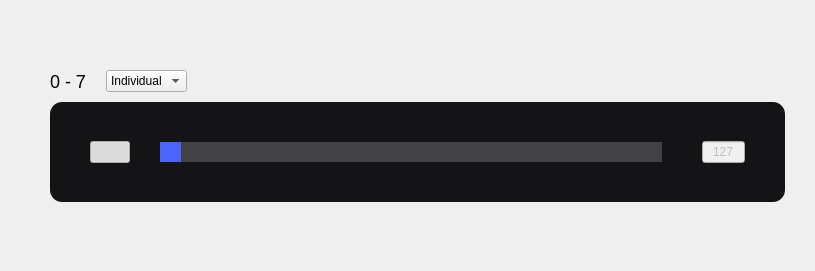
<?xml version="1.0" encoding="UTF-8"?>
<ui version="4.0">
 <class>dioElement</class>
 <widget class="QWidget" name="dioElement">
  <property name="geometry">
   <rect>
    <x>0</x>
    <y>0</y>
    <width>815</width>
    <height>271</height>
   </rect>
  </property>
  <property name="sizePolicy">
   <sizepolicy hsizetype="MinimumExpanding" vsizetype="Minimum">
    <horstretch>0</horstretch>
    <verstretch>0</verstretch>
   </sizepolicy>
  </property>
  <property name="windowTitle">
   <string>Form</string>
  </property>
  <layout class="QVBoxLayout" name="verticalLayout">
   <property name="spacing">
    <number>10</number>
   </property>
   <property name="leftMargin">
    <number>0</number>
   </property>
   <property name="topMargin">
    <number>0</number>
   </property>
   <property name="rightMargin">
    <number>0</number>
   </property>
   <property name="bottomMargin">
    <number>0</number>
   </property>
   <item>
    <spacer name="verticalSpacer_5">
     <property name="orientation">
      <enum>Qt::Vertical</enum>
     </property>
     <property name="sizeType">
      <enum>QSizePolicy::Expanding</enum>
     </property>
     <property name="sizeHint" stdset="0">
      <size>
       <width>20</width>
       <height>55</height>
      </size>
     </property>
    </spacer>
   </item>
   <item>
    <layout class="QHBoxLayout" name="horizontalLayout_5">
     <property name="spacing">
      <number>20</number>
     </property>
     <property name="leftMargin">
      <number>50</number>
     </property>
     <item>
      <widget class="QLabel" name="label_2">
       <property name="sizePolicy">
        <sizepolicy hsizetype="Maximum" vsizetype="Preferred">
         <horstretch>0</horstretch>
         <verstretch>0</verstretch>
        </sizepolicy>
       </property>
       <property name="styleSheet">
        <string notr="true">	height: 55px;	
	width: 195px;	
  	
	font-size: 18px;
   font-weight: normal;
   font-style: normal;</string>
       </property>
       <property name="text">
        <string>0 - 7</string>
       </property>
      </widget>
     </item>
     <item>
      <widget class="QComboBox" name="comboBox">
       <property name="sizePolicy">
        <sizepolicy hsizetype="Maximum" vsizetype="Fixed">
         <horstretch>0</horstretch>
         <verstretch>0</verstretch>
        </sizepolicy>
       </property>
       <item>
        <property name="text">
         <string>Individual</string>
        </property>
       </item>
       <item>
        <property name="text">
         <string>Group</string>
        </property>
       </item>
      </widget>
     </item>
     <item>
      <spacer name="horizontalSpacer_10">
       <property name="orientation">
        <enum>Qt::Horizontal</enum>
       </property>
       <property name="sizeHint" stdset="0">
        <size>
         <width>40</width>
         <height>20</height>
        </size>
       </property>
      </spacer>
     </item>
    </layout>
   </item>
   <item>
    <layout class="QHBoxLayout" name="horizontalLayout">
     <property name="spacing">
      <number>0</number>
     </property>
     <property name="leftMargin">
      <number>50</number>
     </property>
     <property name="rightMargin">
      <number>30</number>
     </property>
     <item>
      <widget class="QStackedWidget" name="stackedWidget">
       <property name="sizePolicy">
        <sizepolicy hsizetype="Expanding" vsizetype="Preferred">
         <horstretch>0</horstretch>
         <verstretch>0</verstretch>
        </sizepolicy>
       </property>
       <property name="styleSheet">
        <string notr="true">QWidget#page
{
height: 190px;
width: 1310px;
border-radius: 12px;
background-color: rgba(0, 0, 0, 80);
}</string>
       </property>
       <property name="currentIndex">
        <number>1</number>
       </property>
       <widget class="QWidget" name="page">
        <layout class="QHBoxLayout" name="horizontalLayout_3">
         <property name="spacing">
          <number>0</number>
         </property>
         <property name="leftMargin">
          <number>0</number>
         </property>
         <property name="topMargin">
          <number>0</number>
         </property>
         <property name="rightMargin">
          <number>0</number>
         </property>
         <property name="bottomMargin">
          <number>0</number>
         </property>
         <item>
          <spacer name="horizontalSpacer_6">
           <property name="orientation">
            <enum>Qt::Horizontal</enum>
           </property>
           <property name="sizeType">
            <enum>QSizePolicy::Preferred</enum>
           </property>
           <property name="sizeHint" stdset="0">
            <size>
             <width>110</width>
             <height>20</height>
            </size>
           </property>
          </spacer>
         </item>
         <item>
          <layout class="QHBoxLayout" name="horizontalLayout_4">
           <property name="spacing">
            <number>0</number>
           </property>
          </layout>
         </item>
         <item>
          <spacer name="horizontalSpacer_7">
           <property name="orientation">
            <enum>Qt::Horizontal</enum>
           </property>
           <property name="sizeType">
            <enum>QSizePolicy::Preferred</enum>
           </property>
           <property name="sizeHint" stdset="0">
            <size>
             <width>110</width>
             <height>20</height>
            </size>
           </property>
          </spacer>
         </item>
        </layout>
       </widget>
       <widget class="QWidget" name="stackedWidgetPage1">
        <property name="sizePolicy">
         <sizepolicy hsizetype="Expanding" vsizetype="Preferred">
          <horstretch>0</horstretch>
          <verstretch>0</verstretch>
         </sizepolicy>
        </property>
        <property name="styleSheet">
         <string notr="true">QWidget#stackedWidgetPage1
{
height: 190px;
width: 1310px;
border-radius: 12px;
background-color: #141416;
}

QWidget#stackedWidgetPage1[locked=true]
{
border:1px solid red;
}

</string>
        </property>
        <layout class="QVBoxLayout" name="verticalLayout_3">
         <property name="spacing">
          <number>0</number>
         </property>
         <property name="leftMargin">
          <number>0</number>
         </property>
         <property name="topMargin">
          <number>0</number>
         </property>
         <property name="rightMargin">
          <number>0</number>
         </property>
         <property name="bottomMargin">
          <number>0</number>
         </property>
         <item>
          <layout class="QHBoxLayout" name="horizontalLayout_2">
           <item>
            <spacer name="horizontalSpacer_4">
             <property name="orientation">
              <enum>Qt::Horizontal</enum>
             </property>
             <property name="sizeType">
              <enum>QSizePolicy::Preferred</enum>
             </property>
             <property name="sizeHint" stdset="0">
              <size>
               <width>40</width>
               <height>20</height>
              </size>
             </property>
            </spacer>
           </item>
           <item>
            <widget class="adiscope::CustomSwitch" name="inout">
             <property name="text">
              <string/>
             </property>
             <property name="checkable">
              <bool>true</bool>
             </property>
             <property name="checked">
              <bool>true</bool>
             </property>
             <property name="leftText" stdset="0">
              <string>in</string>
             </property>
             <property name="rightText" stdset="0">
              <string>out</string>
             </property>
             <property name="duration" stdset="0">
              <number>0</number>
             </property>
            </widget>
           </item>
           <item>
            <spacer name="horizontalSpacer">
             <property name="orientation">
              <enum>Qt::Horizontal</enum>
             </property>
             <property name="sizeType">
              <enum>QSizePolicy::Preferred</enum>
             </property>
             <property name="sizeHint" stdset="0">
              <size>
               <width>30</width>
               <height>20</height>
              </size>
             </property>
            </spacer>
           </item>
           <item>
            <widget class="QSlider" name="horizontalSlider">
             <property name="enabled">
              <bool>false</bool>
             </property>
             <property name="sizePolicy">
              <sizepolicy hsizetype="MinimumExpanding" vsizetype="Fixed">
               <horstretch>0</horstretch>
               <verstretch>0</verstretch>
              </sizepolicy>
             </property>
             <property name="styleSheet">
              <string notr="true">QSlider
{
height:100px;
background:transparent;
}

QSlider::groove:horizontal {
    background-color: rgba(255,255,255,50);
    height:20px;
}

QSlider::handle:horizontal:enabled {
 border-image:url(&quot;:/icons/time_trigger_handle.svg&quot;); 
 height: 30px;	width: 40px;	border-radius: 4px;
 margin: -5 -20px;
 border-bot:2px;
 border-left:2px;
 border-backgroundcolor:black;
}

QSlider::handle:horizontal:!enabled {
 
}

QSlider::sub-page:horizontal {
    background: #4A64FF;
}
</string>
             </property>
             <property name="maximum">
              <number>255</number>
             </property>
             <property name="value">
              <number>10</number>
             </property>
             <property name="orientation">
              <enum>Qt::Horizontal</enum>
             </property>
             <property name="tickPosition">
              <enum>QSlider::TicksBelow</enum>
             </property>
             <property name="tickInterval">
              <number>32</number>
             </property>
            </widget>
           </item>
           <item>
            <spacer name="horizontalSpacer_2">
             <property name="orientation">
              <enum>Qt::Horizontal</enum>
             </property>
             <property name="sizeType">
              <enum>QSizePolicy::Preferred</enum>
             </property>
             <property name="sizeHint" stdset="0">
              <size>
               <width>40</width>
               <height>20</height>
              </size>
             </property>
            </spacer>
           </item>
           <item>
            <widget class="QLineEdit" name="lineEdit">
             <property name="enabled">
              <bool>false</bool>
             </property>
             <property name="sizePolicy">
              <sizepolicy hsizetype="Maximum" vsizetype="Fixed">
               <horstretch>0</horstretch>
               <verstretch>0</verstretch>
              </sizepolicy>
             </property>
             <property name="maximumSize">
              <size>
               <width>43</width>
               <height>16777215</height>
              </size>
             </property>
             <property name="styleSheet">
              <string notr="true"/>
             </property>
             <property name="text">
              <string>127</string>
             </property>
             <property name="maxLength">
              <number>3</number>
             </property>
             <property name="alignment">
              <set>Qt::AlignCenter</set>
             </property>
            </widget>
           </item>
           <item>
            <spacer name="horizontalSpacer_3">
             <property name="orientation">
              <enum>Qt::Horizontal</enum>
             </property>
             <property name="sizeType">
              <enum>QSizePolicy::Preferred</enum>
             </property>
             <property name="sizeHint" stdset="0">
              <size>
               <width>40</width>
               <height>20</height>
              </size>
             </property>
            </spacer>
           </item>
          </layout>
         </item>
        </layout>
       </widget>
      </widget>
     </item>
    </layout>
   </item>
   <item>
    <spacer name="verticalSpacer_6">
     <property name="orientation">
      <enum>Qt::Vertical</enum>
     </property>
     <property name="sizeType">
      <enum>QSizePolicy::Expanding</enum>
     </property>
     <property name="sizeHint" stdset="0">
      <size>
       <width>20</width>
       <height>55</height>
      </size>
     </property>
    </spacer>
   </item>
  </layout>
 </widget>
 <customwidgets>
  <customwidget>
   <class>adiscope::CustomSwitch</class>
   <extends>QPushButton</extends>
   <header>customSwitch.hpp</header>
  </customwidget>
 </customwidgets>
 <resources/>
 <connections/>
</ui>
